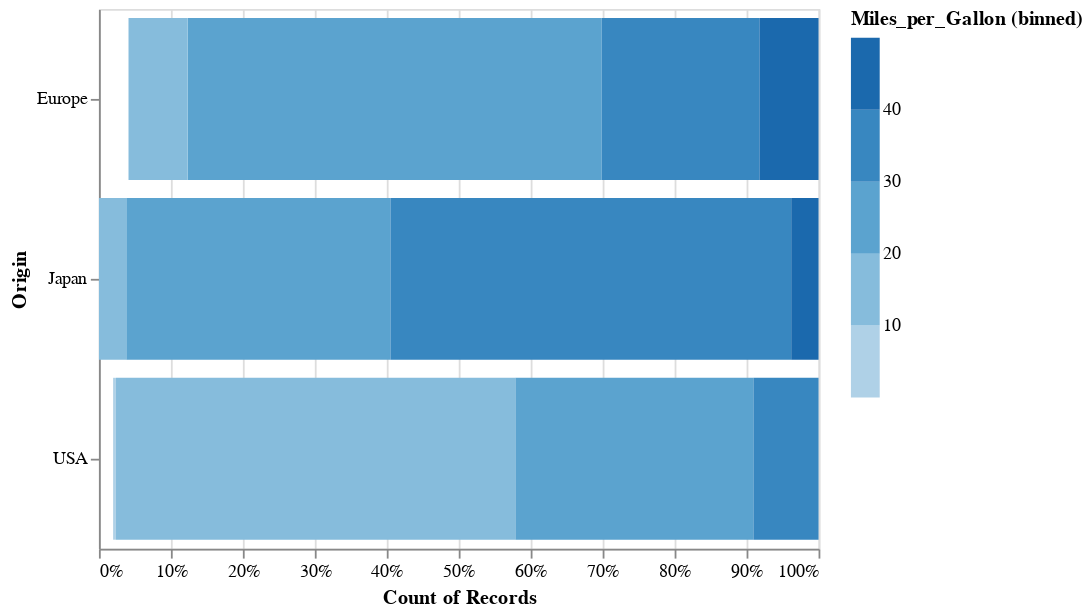

Notebook cell for this chart:
### Markdown cell above
This gives us a better appreciation of the proportion of MPG *within* each country.

If we wish, we can normalize the counts on the x-axis to compare proportions directly:

### Code cell
alt.Chart(cars).mark_bar().encode(
    color=alt.Color('Miles_per_Gallon', bin=True),
    x=alt.X('count()', stack='normalize'),
    y='Origin'
)

### Figure 1 — Vega-Lite specification as saved in the notebook (floating-point values rounded to 4 significant figures; data arrays with more than 128 entries replaced by an {"elided": "..."} marker saying what was removed)
{"$schema": "https://vega.github.io/schema/vega-lite/v2.4.1.json", "config": {"view": {"height": 300, "width": 400}}, "data": {"values": {"elided": "406 records"}}, "encoding": {"color": {"bin": true, "field": "Miles_per_Gallon", "type": "quantitative"}, "x": {"aggregate": "count", "stack": "normalize", "type": "quantitative"}, "y": {"field": "Origin", "type": "nominal"}}, "mark": "bar"}
